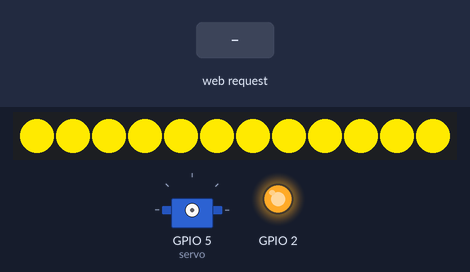
The sketch below on a simulated ESP8266 (NodeMCU). Shown: 12 RGB LEDs in strip order, left to right, servo, output pins drawn as LEDs (lit = HIGH, except the on-board LED, lit = LOW). Inputs (shaded band) come from the test bench. WiFi joins after 1.5 s; servers stay silent unless stated; the strip is taken to match the declared colour order; random numbers use the default seed unless the sketch sets one; what the sketch prints to the serial monitor is not drawn.

Above: at 3.6 s.
5.8 s: HTTP request GET /on?color=1&put=1&bind=1 received
At 6.29 s:
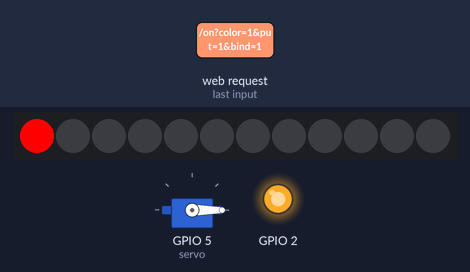
8.8 s: HTTP request GET /on?bind=1 received
At 9.2 s:
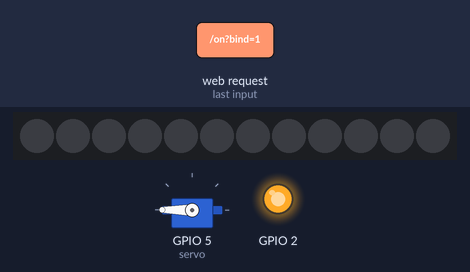
10.8 s: HTTP request GET /setup received
At 11.2 s:
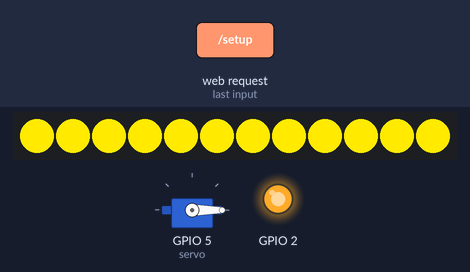
Timing chart, 0 to 13.8 s (numbered marks = the images above; inputs shaded):
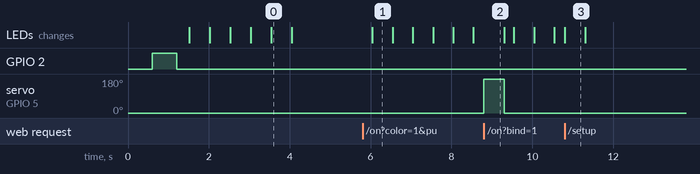

The sketch:

esp8266WifiManagerLedHttp.ino
```cpp
#include <Servo.h>

#include <SimpleTimer.h>

#include <ESP8266WiFi.h>          //https://github.com/esp8266/Arduino

//needed for library
#include <DNSServer.h>
#include <ESP8266WebServer.h>
#include <WiFiManager.h>          //https://github.com/tzapu/WiFiManager

Servo servo;

//for LED status
#include <Ticker.h>
Ticker ticker;

#include <Adafruit_NeoPixel.h>
#ifdef __AVR__
  #include <avr/power.h>
#endif

#define NUM_LEDS 12

Adafruit_NeoPixel strip = Adafruit_NeoPixel(NUM_LEDS, 4, NEO_RGBW + NEO_KHZ800);

ESP8266WebServer server(80);

SimpleTimer timer;

int timerIntervalR = 0;
int timerIntervalG = 0;
int timerIntervalB = 0;

int showIntervalR = 0;
int showIntervalG = 0;
int showIntervalB = 0;

int ledTimeout = 5000; //by default timeout = 5000
int searchBrightness = 10;
int blinkInterval = 500;
int searchBlinkInterval = 10;
int ledBlinkCount = 10;
int timeout = 1000;


int ledPutR = NULL;
int ledPutG = NULL;
int ledPutB = NULL;

int ledBlinkCountR = NULL;
int ledBlinkCountG = NULL;
int ledBlinkCountB = NULL;

void tick()
{
  //toggle state
  int state = digitalRead(BUILTIN_LED);  // get the current state of GPIO1 pin
  digitalWrite(BUILTIN_LED, !state);     // set pin to the opposite state
}

void searchLedAnimationR() {
  int randNum1 = random(NUM_LEDS);
  int randNum2 = random(NUM_LEDS);
  int randNum3 = random(NUM_LEDS);
  int randNum4 = random(NUM_LEDS);
  colorWipe(strip.Color(searchBrightness, 0, 0), 5, randNum1);
  colorWipe(strip.Color(searchBrightness, 0, 0), 5, randNum2);
  colorWipe(strip.Color(searchBrightness, 0, 0), 5, randNum2);
  colorWipe(strip.Color(searchBrightness, 0, 0), 5, randNum4);
  delay(searchBlinkInterval);
  colorWipe(strip.Color(0, 0, 0), 5, randNum1);
  colorWipe(strip.Color(0, 0, 0), 5, randNum2);
  colorWipe(strip.Color(0, 0, 0), 5, randNum3);
  colorWipe(strip.Color(0, 0, 0), 5, randNum4);
}

void searchLedAnimationG() {
  int randNum1 = random(NUM_LEDS);
  int randNum2 = random(NUM_LEDS);
  int randNum3 = random(NUM_LEDS);
  int randNum4 = random(NUM_LEDS);
  colorWipe(strip.Color(0, searchBrightness, 0), 5, randNum1);
  colorWipe(strip.Color(0, searchBrightness, 0), 5, randNum2);
  colorWipe(strip.Color(0, searchBrightness, 0), 5, randNum2);
  colorWipe(strip.Color(0, searchBrightness, 0), 5, randNum4);
  delay(searchBlinkInterval);
  colorWipe(strip.Color(0, 0, 0), 5, randNum1);
  colorWipe(strip.Color(0, 0, 0), 5, randNum2);
  colorWipe(strip.Color(0, 0, 0), 5, randNum3);
  colorWipe(strip.Color(0, 0, 0), 5, randNum4);
}

void searchLedAnimationB() {
  int randNum1 = random(NUM_LEDS);
  int randNum2 = random(NUM_LEDS);
  int randNum3 = random(NUM_LEDS);
  int randNum4 = random(NUM_LEDS);
  colorWipe(strip.Color(0, 0, searchBrightness), 5, randNum1);
  colorWipe(strip.Color(0, 0, searchBrightness), 5, randNum2);
  colorWipe(strip.Color(0, 0, searchBrightness), 5, randNum2);
  colorWipe(strip.Color(0, 0, searchBrightness), 5, randNum4);
  delay(searchBlinkInterval);
  colorWipe(strip.Color(0, 0, 0), 5, randNum1);
  colorWipe(strip.Color(0, 0, 0), 5, randNum2);
  colorWipe(strip.Color(0, 0, 0), 5, randNum3);
  colorWipe(strip.Color(0, 0, 0), 5, randNum4);
}

//gets called when WiFiManager enters configuration mode
void configModeCallback (WiFiManager *myWiFiManager) {
  Serial.println("Entered config mode");
  Serial.println(WiFi.softAPIP());
  //if you used auto generated SSID, print it
  Serial.println(myWiFiManager->getConfigPortalSSID());
  //entered config mode, make led toggle faster
  ticker.attach(0.2, tick);
}

void setup() {
  strip.begin();
  // put your setup code here, to run once:
  Serial.begin(115200);

  //set led pin as output
  pinMode(BUILTIN_LED, OUTPUT);
  // start ticker with 0.5 because we start in AP mode and try to connect
  ticker.attach(0.6, tick);

  //WiFiManager
  //Local intialization. Once its business is done, there is no need to keep it around
  WiFiManager wifiManager;
  //reset settings - for testing
//  wifiManager.resetSettings();

  //set callback that gets called when connecting to previous WiFi fails, and enters Access Point mode
  wifiManager.setAPCallback(configModeCallback);

  //fetches ssid and pass and tries to connect
  //if it does not connect it starts an access point with the specified name
  //here  "AutoConnectAP"
  //and goes into a blocking loop awaiting configuration
  if (!wifiManager.autoConnect()) {
    Serial.println("failed to connect and hit timeout");
    //reset and try again, or maybe put it to deep sleep
    ESP.reset();
    delay(1000);
  }

  //if you get here you have connected to the WiFi
  Serial.println("connected...yeey :)");
  ticker.detach();
  //keep LED on
  digitalWrite(BUILTIN_LED, LOW);

  server.on("/", [](){
    reply();
  });
  server.on("/on", [](){

    int color = server.arg("color").toInt();
    int ledPut = server.arg("put").toInt();
    int ledBind = server.arg("bind").toInt();
    int ledSearch = server.arg("search").toInt();

    uint8_t r = 0;
    uint8_t g = 0;
    uint8_t b = 0;

    clearSearchIntervals();

    reply();

    if(color != NULL){
      if(color == 1) r = 255;
      else if(color == 2) g = 255;
      else if(color == 3) b = 255;
    }

    if(ledPut != NULL){
      if(r > 0) { ledPutR = ledPut; timer.disable(showIntervalR); ledBlinkCountR = ledBlinkCount; timer.enable(showIntervalR); }
      else if(g > 0) { ledPutG = ledPut; timer.disable(showIntervalG); ledBlinkCountG = ledBlinkCount; timer.enable(showIntervalG); }
      else if(b > 0) { ledPutB = ledPut; timer.disable(showIntervalB); ledBlinkCountB = ledBlinkCount; timer.enable(showIntervalB); }
    }
    else if(ledBind != NULL){
      colorWipe(strip.Color(r, g, b), 50, ledBind-1);
      servo.write(180);
      delay(500);
      servo.write(0);
      colorWipe(strip.Color(0, 0, 0), 50, ledBind-1);
    }
    else if(ledSearch != NULL){
      if(r > 0) timer.enable(timerIntervalR);
      else if(g > 0) timer.enable(timerIntervalG);
      else if(b > 0) timer.enable(timerIntervalB);
    }
  });

  server.on("/setup", [](){

    if(server.arg("ledtimeout").toInt() != NULL){
      ledTimeout = server.arg("ledtimeout").toInt();
    }
    if(server.arg("searchbrightness").toInt() != NULL){
      searchBrightness = server.arg("searchbrightness").toInt();
    }
    if(server.arg("blinkinterval").toInt() != NULL){
      blinkInterval = server.arg("blinkinterval").toInt();
    }

    clearSearchIntervals();
    setupShowIntervals();

    onInit();

    reply();

  });
  server.begin();
  String ipaddress = WiFi.localIP().toString();
  Serial.println("ESP8266 ipaddress:" + ipaddress);
  Serial.println("HTTP server started");

  for(int i=0;i<3;i++){
    onInit();
  }

  servo.attach(5);

  servo.write(0);

  timerIntervalR = timer.setInterval(50, searchLedAnimationR);
  timerIntervalG = timer.setInterval(50, searchLedAnimationG);
  timerIntervalB = timer.setInterval(50, searchLedAnimationB);

  timer.disable(timerIntervalR);
  timer.disable(timerIntervalG);
  timer.disable(timerIntervalB);

  setupShowIntervals();
}

void loop() {
  // put your main code here, to run repeatedly:
  server.handleClient();
  timer.run();
}

void onInit(){
  for(int i=0; i<NUM_LEDS;i++){
    colorWipe(strip.Color(255, 234, 0), 1, i);
  }
  delay(500);
  for(int i=0; i<NUM_LEDS;i++){
    colorWipe(strip.Color(0, 0, 0), 1, i);
  }
  delay(500);
}


void clearSearchIntervals(){
  timer.disable(timerIntervalR);
  timer.disable(timerIntervalG);
  timer.disable(timerIntervalB);
}

void setupShowIntervals(){
  ledBlinkCount=ledTimeout/blinkInterval;
  showIntervalR = timer.setInterval(blinkInterval, showledAnimationR);
  timer.disable(showIntervalR);
  showIntervalG = timer.setInterval(blinkInterval, showledAnimationG);
  timer.disable(showIntervalG);
  showIntervalB = timer.setInterval(blinkInterval, showledAnimationB);
  timer.disable(showIntervalB);
}


void showledAnimationR() {
  (ledBlinkCountR-- % 2 == 0) ? toggleLed(255,0,0,ledPutR) : toggleLed(0,0,0,ledPutR);
  if(ledBlinkCountR == 0 ) timer.disable(showIntervalR);
}

void showledAnimationG() {
  (ledBlinkCountG-- % 2 == 0) ? toggleLed(0,255,0,ledPutG) : toggleLed(0,0,0,ledPutG);
  if(ledBlinkCountG == 0 ) timer.disable(showIntervalG);
}

void showledAnimationB() {
  (ledBlinkCountB-- % 2 == 0) ? toggleLed(0,0,255,ledPutB) : toggleLed(0,0,0,ledPutB);
  if(ledBlinkCountB == 0 ) timer.disable(showIntervalB);
}

boolean RG = false;

void toggleLed(uint8_t r,uint8_t g, uint8_t b, int led){
  if(ledBlinkCountR > 0 && ledBlinkCountG > 0  && ledPutR == ledPutG){
    RG = !RG;
    if(RG) colorWipe(strip.Color(255, 0, 0), 50, led-1);
    else colorWipe(strip.Color(0, 255, 0), 50, led-1);
  } else {
    colorWipe(strip.Color(r, g, b), 50, led-1);
  }
}

void reply(){
  server.sendHeader("Access-Control-Allow-Origin", "*");
  server.sendHeader("Access-Control-Allow-Methods", "POST,GET,OPTIONS");
  server.sendHeader("Access-Control-Allow-Headers", "Origin,X-Requested-With,Accept,Content-Type");
  server.send(200, "text/html");
}

void colorWipe(uint32_t c, uint8_t wait, int i) {
  strip.setPixelColor(i, c);
  strip.show();
  //delay(wait);
}
```

Measured:
- after the input at 5.8 s, the LEDs: change after 0.24 s (image 1)
- after the input at 8.8 s, servo on GPIO 5 (servo): 0° → 180° at once, → 0° 0.50 s later
- after the input at 10.8 s, the LEDs: change at once (image 3)
- what the display in image 0 shows lasts 0.5 s, from 3.5 s to 4.0 s
